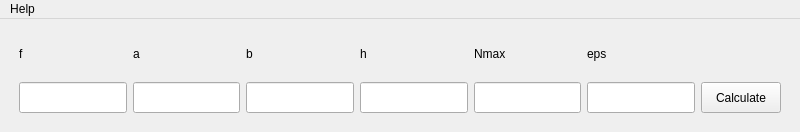
<?xml version="1.0" encoding="UTF-8"?>
<ui version="4.0">
 <class>MainWindow</class>
 <widget class="QMainWindow" name="MainWindow">
  <property name="geometry">
   <rect>
    <x>0</x>
    <y>0</y>
    <width>800</width>
    <height>132</height>
   </rect>
  </property>
  <property name="minimumSize">
   <size>
    <width>800</width>
    <height>132</height>
   </size>
  </property>
  <property name="maximumSize">
   <size>
    <width>800</width>
    <height>132</height>
   </size>
  </property>
  <property name="windowTitle">
   <string>Lab2</string>
  </property>
  <property name="windowIcon">
   <iconset>
    <normaloff>logo.png</normaloff>logo.png</iconset>
  </property>
  <widget class="QWidget" name="centralwidget">
   <layout class="QGridLayout" name="gridLayout">
    <item row="3" column="1">
     <widget class="QLineEdit" name="lineEdit_f">
      <property name="sizePolicy">
       <sizepolicy hsizetype="Preferred" vsizetype="Expanding">
        <horstretch>0</horstretch>
        <verstretch>0</verstretch>
       </sizepolicy>
      </property>
     </widget>
    </item>
    <item row="1" column="3">
     <widget class="QLabel" name="label_b">
      <property name="sizePolicy">
       <sizepolicy hsizetype="Preferred" vsizetype="Expanding">
        <horstretch>0</horstretch>
        <verstretch>0</verstretch>
       </sizepolicy>
      </property>
      <property name="text">
       <string>b</string>
      </property>
     </widget>
    </item>
    <item row="3" column="2">
     <widget class="QLineEdit" name="lineEdit_a">
      <property name="sizePolicy">
       <sizepolicy hsizetype="Preferred" vsizetype="Expanding">
        <horstretch>0</horstretch>
        <verstretch>0</verstretch>
       </sizepolicy>
      </property>
     </widget>
    </item>
    <item row="1" column="6">
     <widget class="QLabel" name="label_eps">
      <property name="sizePolicy">
       <sizepolicy hsizetype="Preferred" vsizetype="Expanding">
        <horstretch>0</horstretch>
        <verstretch>0</verstretch>
       </sizepolicy>
      </property>
      <property name="text">
       <string>eps</string>
      </property>
     </widget>
    </item>
    <item row="1" column="5">
     <widget class="QLabel" name="label_nmax">
      <property name="sizePolicy">
       <sizepolicy hsizetype="Preferred" vsizetype="Expanding">
        <horstretch>0</horstretch>
        <verstretch>0</verstretch>
       </sizepolicy>
      </property>
      <property name="text">
       <string>Nmax</string>
      </property>
     </widget>
    </item>
    <item row="1" column="4">
     <widget class="QLabel" name="label_h">
      <property name="sizePolicy">
       <sizepolicy hsizetype="Preferred" vsizetype="Expanding">
        <horstretch>0</horstretch>
        <verstretch>0</verstretch>
       </sizepolicy>
      </property>
      <property name="text">
       <string>h</string>
      </property>
     </widget>
    </item>
    <item row="1" column="2">
     <widget class="QLabel" name="label_a">
      <property name="sizePolicy">
       <sizepolicy hsizetype="Preferred" vsizetype="Expanding">
        <horstretch>0</horstretch>
        <verstretch>0</verstretch>
       </sizepolicy>
      </property>
      <property name="text">
       <string>a</string>
      </property>
     </widget>
    </item>
    <item row="3" column="6">
     <widget class="QLineEdit" name="lineEdit_eps">
      <property name="sizePolicy">
       <sizepolicy hsizetype="Preferred" vsizetype="Expanding">
        <horstretch>0</horstretch>
        <verstretch>0</verstretch>
       </sizepolicy>
      </property>
     </widget>
    </item>
    <item row="3" column="7">
     <widget class="QPushButton" name="pushButton_calc">
      <property name="sizePolicy">
       <sizepolicy hsizetype="Preferred" vsizetype="Expanding">
        <horstretch>0</horstretch>
        <verstretch>0</verstretch>
       </sizepolicy>
      </property>
      <property name="text">
       <string>Calculate</string>
      </property>
     </widget>
    </item>
    <item row="3" column="3">
     <widget class="QLineEdit" name="lineEdit_b">
      <property name="sizePolicy">
       <sizepolicy hsizetype="Preferred" vsizetype="Expanding">
        <horstretch>0</horstretch>
        <verstretch>0</verstretch>
       </sizepolicy>
      </property>
     </widget>
    </item>
    <item row="3" column="5">
     <widget class="QLineEdit" name="lineEdit_nmax">
      <property name="sizePolicy">
       <sizepolicy hsizetype="Preferred" vsizetype="Expanding">
        <horstretch>0</horstretch>
        <verstretch>0</verstretch>
       </sizepolicy>
      </property>
     </widget>
    </item>
    <item row="3" column="4">
     <widget class="QLineEdit" name="lineEdit_h">
      <property name="sizePolicy">
       <sizepolicy hsizetype="Preferred" vsizetype="Expanding">
        <horstretch>0</horstretch>
        <verstretch>0</verstretch>
       </sizepolicy>
      </property>
     </widget>
    </item>
    <item row="1" column="1">
     <widget class="QLabel" name="label_f">
      <property name="sizePolicy">
       <sizepolicy hsizetype="Preferred" vsizetype="Expanding">
        <horstretch>0</horstretch>
        <verstretch>0</verstretch>
       </sizepolicy>
      </property>
      <property name="text">
       <string>f</string>
      </property>
     </widget>
    </item>
    <item row="0" column="1" colspan="7">
     <spacer name="verticalSpacer_2">
      <property name="orientation">
       <enum>Qt::Vertical</enum>
      </property>
      <property name="sizeType">
       <enum>QSizePolicy::Fixed</enum>
      </property>
      <property name="sizeHint" stdset="0">
       <size>
        <width>0</width>
        <height>10</height>
       </size>
      </property>
     </spacer>
    </item>
    <item row="1" column="0" rowspan="3">
     <spacer name="horizontalSpacer">
      <property name="orientation">
       <enum>Qt::Horizontal</enum>
      </property>
      <property name="sizeType">
       <enum>QSizePolicy::Fixed</enum>
      </property>
      <property name="sizeHint" stdset="0">
       <size>
        <width>10</width>
        <height>0</height>
       </size>
      </property>
     </spacer>
    </item>
    <item row="1" column="8" rowspan="3">
     <spacer name="horizontalSpacer_2">
      <property name="orientation">
       <enum>Qt::Horizontal</enum>
      </property>
      <property name="sizeType">
       <enum>QSizePolicy::Fixed</enum>
      </property>
      <property name="sizeHint" stdset="0">
       <size>
        <width>10</width>
        <height>10</height>
       </size>
      </property>
     </spacer>
    </item>
    <item row="4" column="1" colspan="7">
     <spacer name="verticalSpacer">
      <property name="orientation">
       <enum>Qt::Vertical</enum>
      </property>
      <property name="sizeType">
       <enum>QSizePolicy::Fixed</enum>
      </property>
      <property name="sizeHint" stdset="0">
       <size>
        <width>0</width>
        <height>10</height>
       </size>
      </property>
     </spacer>
    </item>
   </layout>
  </widget>
  <widget class="QMenuBar" name="menuBar">
   <property name="geometry">
    <rect>
     <x>0</x>
     <y>0</y>
     <width>800</width>
     <height>30</height>
    </rect>
   </property>
   <widget class="QMenu" name="menuHelp">
    <property name="title">
     <string>Help</string>
    </property>
    <addaction name="actionAbout"/>
   </widget>
   <addaction name="menuHelp"/>
  </widget>
  <action name="actionAbout">
   <property name="text">
    <string>About</string>
   </property>
  </action>
 </widget>
 <resources/>
 <connections/>
</ui>
